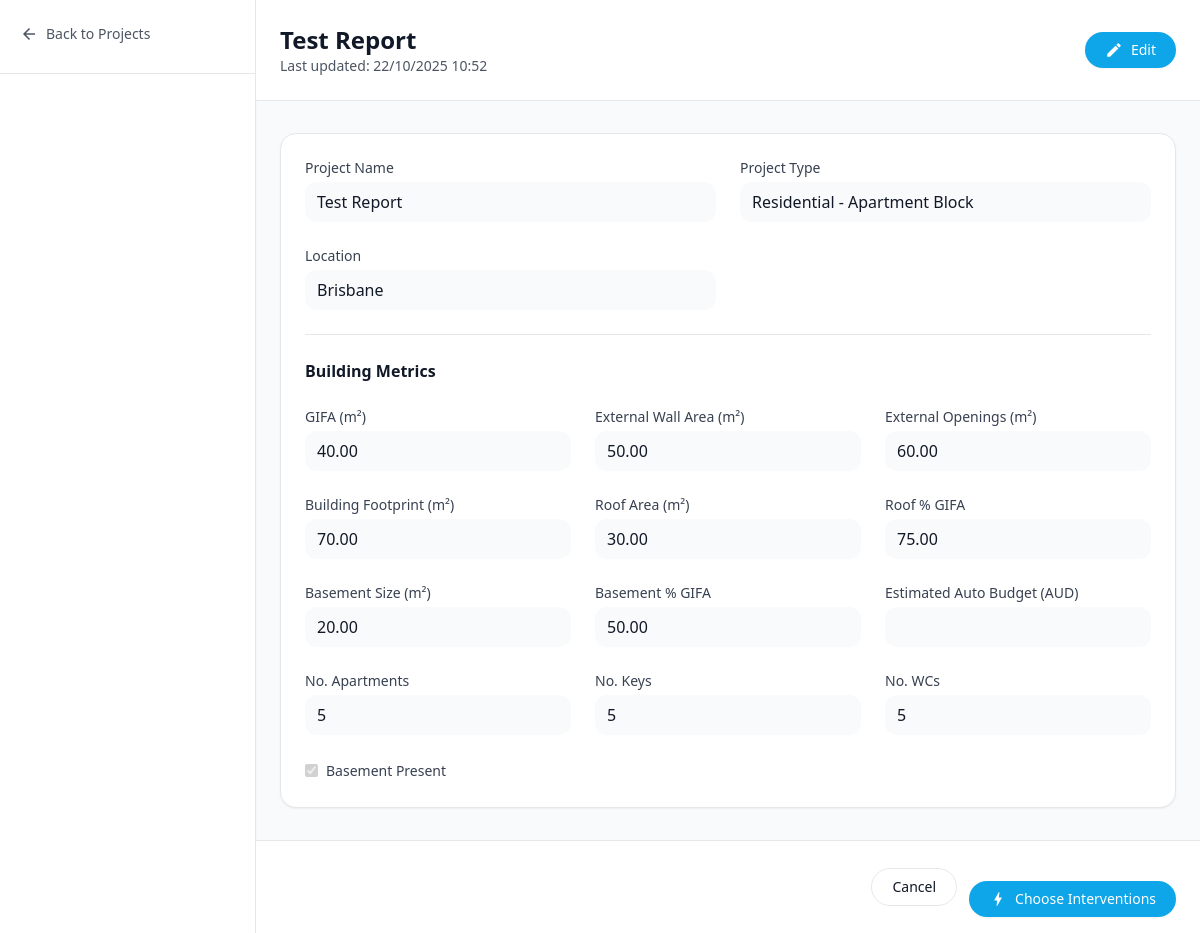
Page /projects/81/ (signed in) on the committed database.
### app1/models.py (models this page shows, shortened)
class Metrics(models.Model):
    id = models.AutoField(primary_key=True)
    user = models.ForeignKey(User, on_delete=models.SET_NULL, null=True, blank=True, related_name="metrics")
    project_code = models.CharField(max_length=120, null=True, blank=True)  # free-form link to a project if needed
    building_type = models.CharField(max_length=120, null=True, blank=True)
    roof_area_m2 = models.DecimalField(max_digits=12, decimal_places=2, null=True, blank=True)
    roof_percent_gifa = models.DecimalField(max_digits=6, decimal_places=2, null=True, blank=True)
    basement_present = models.BooleanField(default=False)
    basement_size_m2 = models.DecimalField(max_digits=12, decimal_places=2, null=True, blank=True)
    basement_percent_gifa = models.DecimalField(max_digits=6, decimal_places=2, null=True, blank=True)
    num_apartments = models.PositiveIntegerField(null=True, blank=True)
    num_keys = models.PositiveIntegerField(null=True, blank=True)
    num_wcs = models.PositiveIntegerField(null=True, blank=True)
    gifa_m2 = models.DecimalField("GIFA (m²)", max_digits=14, decimal_places=2, null=True, blank=True)
    external_wall_area_m2 = models.DecimalField(max_digits=14, decimal_places=2, null=True, blank=True)
    external_openings_m2 = models.DecimalField(max_digits=14, decimal_places=2, null=True, blank=True)
    building_footprint_m2 = models.DecimalField(max_digits=14, decimal_places=2, null=True, blank=True)
    total_budget_aud = models.DecimalField(max_digits=16, decimal_places=2, null=True, blank=True)
    selected_intervention_ids = models.JSONField(default=list, blank=True)
    project_name = models.CharField(max_length=255, null=True, blank=True)
    location     = models.CharField(max_length=255, null=True, blank=True)
    created_at = models.DateTimeField(auto_now_add=True)
    updated_at = models.DateTimeField(auto_now=True)
    class Meta:
        db_table = "Metrics"
        indexes = [
            models.Index(fields=["building_type"]),
            models.Index(fields=["project_code"]),
            models.Index(fields=["created_at"]),
        ]

### app1/views.py (the view, shortened to what this page needs)
# urls.py: path('projects/<int:pk>/', views.project_detail_view, name='project_detail'),   # <-- add this
@login_required(login_url='login')
def project_detail_view(request, pk: int):
    p = get_object_or_404(Metrics, id=pk)
    can_edit = request.GET.get("edit") == "1"
    request.session["metrics_id"] = p.id
    request.session.modified = True
    return render(request, "project_detail.html", {"p": p, "can_edit": can_edit})

### app1/context_processors.py (called while the page is built)
def theme_context(request):
    current_theme = request.session.get('user_theme', 'light')
    return {
        'current_theme': current_theme,
        'user_theme': current_theme,
    }  # ✅ ADD THE CLOSING BRACE!

### app1/templates/project_detail.html (shortened to what this page needs)
{% load static %}
{% load humanize %}
<!DOCTYPE html>
<html lang="en">
<head>
  <script src="https://cdn.tailwindcss.com"></script>
</head>
<body class="min-h-screen bg-gray-50 text-gray-900">
<div class="flex min-h-screen">
  <aside class="w-64 shrink-0 bg-white border-r shadow-sm">
    <div class="px-5 py-6 border-b">
      <a href="{% url 'projects' %}" class="inline-flex items-center gap-2 text-sm text-gray-600 hover:text-gray-800">
        <span class="material-icons text-[18px]">arrow_back</span> Back to Projects
      </a>
    </div>
  </aside>
  <main class="flex-1">
    <header class="bg-white border-b">
      <div class="max-w-5xl mx-auto px-6 py-6 flex items-center justify-between">
        <div>
          <h1 class="text-2xl font-semibold">
            {% if p.project_name %}{{ p.project_name }}{% else %}Project #{{ p.id }}{% endif %}
          </h1>
          <p class="text-sm text-gray-600">
            Last updated:
            {% if p.updated_at %}{{ p.updated_at|date:"d/m/Y H:i" }}{% else %}—{% endif %}
          </p>
        </div>
        <div class="flex items-center gap-2">
          {% if can_edit %}
            <a href="{% url 'project_detail' p.id %}"
               class="inline-flex items-center gap-2 rounded-full border px-4 py-2 text-sm hover:bg-gray-50">
              Cancel
            </a>
            <button form="projectForm" type="submit"
                    class="inline-flex items-center gap-2 rounded-full bg-brand px-5 py-2 text-white text-sm font-medium shadow-sm hover:bg-brand-600">
              <span class="material-icons text-[18px]">save</span>
              Save
            </button>
          {% else %}
            <a href="{% url 'project_detail' p.id %}?edit=1"
               class="inline-flex items-center gap-2 rounded-full bg-brand px-5 py-2 text-white text-sm font-medium shadow-sm hover:bg-brand-600">
              <span class="material-icons text-[18px]">edit</span>
              Edit
            </a>
          {% endif %}
        </div>
      </div>
    </header>
    <div class="max-w-5xl mx-auto px-6 py-8">
      <form id="projectForm" method="post" action="">
        <div class="bg-white border rounded-2xl shadow-sm p-6 space-y-6">
          <div class="grid grid-cols-1 md:grid-cols-2 gap-6">
            <div>
              <label class="block text-sm font-medium text-gray-700 mb-1">Project Name</label>
              <input name="project_name" type="text" value="{{ p.project_name }}"
                     {% if not can_edit %}disabled{% endif %}
                     class="w-full rounded-xl border-gray-300 px-3 py-2 {% if not can_edit %}bg-gray-50{% endif %}">
            </div>
            <div>
              <label class="block text-sm font-medium text-gray-700 mb-1">Project Type</label>
              <input name="building_type" type="text" value="{{ p.building_type }}"
                     {% if not can_edit %}disabled{% endif %}
                     class="w-full rounded-xl border-gray-300 px-3 py-2 {% if not can_edit %}bg-gray-50{% endif %}">
            </div>
            <div>
              <label class="block text-sm font-medium text-gray-700 mb-1">Location</label>
              <input name="location" type="text" value="{{ p.location }}"
                     {% if not can_edit %}disabled{% endif %}
                     class="w-full rounded-xl border-gray-300 px-3 py-2 {% if not can_edit %}bg-gray-50{% endif %}">
            </div>
          </div>
          <hr class="my-2">
          <h2 class="text-base font-semibold">Building Metrics</h2>
          <div class="grid grid-cols-1 md:grid-cols-3 gap-6">
            <div>
              <label class="block text-sm text-gray-700 mb-1">GIFA (m²)</label>
              <input name="gifa_m2" type="number" step="0.01" value="{{ p.gifa_m2 }}"
                     {% if not can_edit %}disabled{% endif %}
                     class="w-full rounded-xl border-gray-300 px-3 py-2 {% if not can_edit %}bg-gray-50{% endif %}">
            </div>
            <div>
              <label class="block text-sm text-gray-700 mb-1">External Wall Area (m²)</label>
              <input name="external_wall_area_m2" type="number" step="0.01" value="{{ p.external_wall_area_m2 }}"
                     {% if not can_edit %}disabled{% endif %}
                     class="w-full rounded-xl border-gray-300 px-3 py-2 {% if not can_edit %}bg-gray-50{% endif %}">
            </div>
            <div>
              <label class="block text-sm text-gray-700 mb-1">External Openings (m²)</label>
              <input name="external_openings_m2" type="number" step="0.01" value="{{ p.external_openings_m2 }}"
                     {% if not can_edit %}disabled{% endif %}
                     class="w-full rounded-xl border-gray-300 px-3 py-2 {% if not can_edit %}bg-gray-50{% endif %}">
            </div>
            <div>
              <label class="block text-sm text-gray-700 mb-1">Building Footprint (m²)</label>
              <input name="building_footprint_m2" type="number" step="0.01" value="{{ p.building_footprint_m2 }}"
                     {% if not can_edit %}disabled{% endif %}
                     class="w-full rounded-xl border-gray-300 px-3 py-2 {% if not can_edit %}bg-gray-50{% endif %}">
            </div>
            <div>
              <label class="block text-sm text-gray-700 mb-1">Roof Area (m²)</label>
              <input name="roof_area_m2" type="number" step="0.01" value="{{ p.roof_area_m2 }}"
                     {% if not can_edit %}disabled{% endif %}
                     class="w-full rounded-xl border-gray-300 px-3 py-2 {% if not can_edit %}bg-gray-50{% endif %}">
            </div>
            <div>
              <label class="block text-sm text-gray-700 mb-1">Roof % GIFA</label>
              <input name="roof_percent_gifa" type="number" step="0.01" value="{{ p.roof_percent_gifa }}"
                     {% if not can_edit %}disabled{% endif %}
                     class="w-full rounded-xl border-gray-300 px-3 py-2 {% if not can_edit %}bg-gray-50{% endif %}">
            </div>
            <div>
              <label class="block text-sm text-gray-700 mb-1">Basement Size (m²)</label>
              <input name="basement_size_m2" type="number" step="0.01" value="{{ p.basement_size_m2 }}"
                     {% if not can_edit %}disabled{% endif %}
                     class="w-full rounded-xl border-gray-300 px-3 py-2 {% if not can_edit %}bg-gray-50{% endif %}">
            </div>
            <div>
              <label class="block text-sm text-gray-700 mb-1">Basement % GIFA</label>
              <input name="basement_percent_gifa" type="number" step="0.01" value="{{ p.basement_percent_gifa }}"
                     {% if not can_edit %}disabled{% endif %}
                     class="w-full rounded-xl border-gray-300 px-3 py-2 {% if not can_edit %}bg-gray-50{% endif %}">
            </div>
            <div>
              <label class="block text-sm text-gray-700 mb-1">Estimated Auto Budget (AUD)</label>
              <input name="estimated_auto_budget_aud" type="number" step="0.01" value="{{ p.estimated_auto_budget_aud }}"
                     {% if not can_edit %}disabled{% endif %}
                     class="w-full rounded-xl border-gray-300 px-3 py-2 {% if not can_edit %}bg-gray-50{% endif %}">
            </div>
            <div>
              <label class="block text-sm text-gray-700 mb-1">No. Apartments</label>
              <input name="num_apartments" type="number" value="{{ p.num_apartments }}"
                     {% if not can_edit %}disabled{% endif %}
                     class="w-full rounded-xl border-gray-300 px-3 py-2 {% if not can_edit %}bg-gray-50{% endif %}">
            </div>
            <div>
              <label class="block text-sm text-gray-700 mb-1">No. Keys</label>
              <input name="num_keys" type="number" value="{{ p.num_keys }}"
                     {% if not can_edit %}disabled{% endif %}
                     class="w-full rounded-xl border-gray-300 px-3 py-2 {% if not can_edit %}bg-gray-50{% endif %}">
            </div>
            <div>
              <label class="block text-sm text-gray-700 mb-1">No. WCs</label>
              <input name="num_wcs" type="number" value="{{ p.num_wcs }}"
                     {% if not can_edit %}disabled{% endif %}
                     class="w-full rounded-xl border-gray-300 px-3 py-2 {% if not can_edit %}bg-gray-50{% endif %}">
            </div>
            <div class="md:col-span-3">
              <label class="inline-flex items-center gap-2">
                <input type="checkbox" name="basement_present" value="1"
                       {% if p.basement_present %}checked{% endif %}
                       {% if not can_edit %}disabled{% endif %}>
                <span class="text-sm text-gray-700">Basement Present</span>
              </label>
            </div>
          </div>
        </div>
      </form>
    </div>
    <div class="sticky bottom-0 bg-white/90 backdrop-blur border-t">
      <div class="max-w-5xl mx-auto px-6 py-4 flex items-center justify-end gap-3">
        <a href="{% url 'projects' %}"
           class="inline-flex items-center gap-2 rounded-full border px-5 py-2 text-sm hover:bg-gray-50">
          Cancel
        </a>
        {% if request.GET.saved or not can_edit %}
        <form action="{% url 'calculator' %}" method="post" class="mt-6 text-right">
          <button type="submit"
                  class="inline-flex items-center gap-2 rounded-full bg-brand px-5 py-2 text-white text-sm font-medium shadow-sm hover:bg-brand-600">
            <span class="material-icons text-[18px]">bolt</span>
            Choose Interventions
          </button>
        </form>
        {% endif %}
      </div>
    </div>
  </main>
</div>
</body>
</html>

### rows in the picture
Metrics: project_name "Test Report", updated_at "22/10/2025 10:52", building_type "Residential - Apartment Block", location "Brisbane", gifa_m2 "40.00", external_wall_area_m2 "50.00", external_openings_m2 "60.00", building_footprint_m2 "70.00", roof_area_m2 "30.00", roof_percent_gifa "75.00", basement_size_m2 "20.00", basement_percent_gifa "50.00", num_apartments "5", num_keys "5", num_wcs "5", basement_present "☑"
